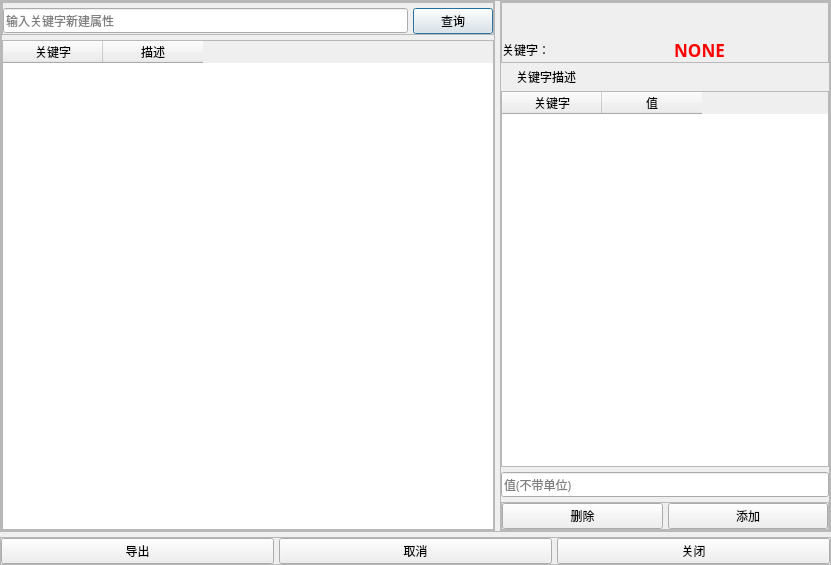
<?xml version="1.0" encoding="UTF-8"?>
<ui version="4.0">
 <class>Dialog</class>
 <widget class="QDialog" name="Dialog">
  <property name="geometry">
   <rect>
    <x>0</x>
    <y>0</y>
    <width>831</width>
    <height>565</height>
   </rect>
  </property>
  <property name="windowTitle">
   <string>Dialog</string>
  </property>
  <layout class="QVBoxLayout" name="verticalLayout">
   <property name="spacing">
    <number>5</number>
   </property>
   <property name="leftMargin">
    <number>0</number>
   </property>
   <property name="topMargin">
    <number>0</number>
   </property>
   <property name="rightMargin">
    <number>0</number>
   </property>
   <property name="bottomMargin">
    <number>0</number>
   </property>
   <item>
    <widget class="QFrame" name="frame">
     <property name="font">
      <font>
       <family>微软雅黑</family>
      </font>
     </property>
     <property name="frameShape">
      <enum>QFrame::StyledPanel</enum>
     </property>
     <property name="frameShadow">
      <enum>QFrame::Raised</enum>
     </property>
     <layout class="QHBoxLayout" name="horizontalLayout_2" stretch="3,2">
      <property name="spacing">
       <number>5</number>
      </property>
      <property name="leftMargin">
       <number>0</number>
      </property>
      <property name="topMargin">
       <number>0</number>
      </property>
      <property name="rightMargin">
       <number>0</number>
      </property>
      <property name="bottomMargin">
       <number>0</number>
      </property>
      <item>
       <widget class="QFrame" name="frame_3">
        <property name="font">
         <font>
          <family>微软雅黑</family>
         </font>
        </property>
        <property name="frameShape">
         <enum>QFrame::StyledPanel</enum>
        </property>
        <property name="frameShadow">
         <enum>QFrame::Raised</enum>
        </property>
        <layout class="QVBoxLayout" name="verticalLayout_2">
         <property name="spacing">
          <number>5</number>
         </property>
         <property name="leftMargin">
          <number>0</number>
         </property>
         <property name="topMargin">
          <number>0</number>
         </property>
         <property name="rightMargin">
          <number>0</number>
         </property>
         <property name="bottomMargin">
          <number>0</number>
         </property>
         <item>
          <widget class="QFrame" name="frame_5">
           <property name="font">
            <font>
             <family>微软雅黑</family>
            </font>
           </property>
           <property name="frameShape">
            <enum>QFrame::StyledPanel</enum>
           </property>
           <property name="frameShadow">
            <enum>QFrame::Raised</enum>
           </property>
           <layout class="QHBoxLayout" name="horizontalLayout">
            <property name="spacing">
             <number>5</number>
            </property>
            <property name="leftMargin">
             <number>0</number>
            </property>
            <property name="topMargin">
             <number>5</number>
            </property>
            <property name="rightMargin">
             <number>0</number>
            </property>
            <property name="bottomMargin">
             <number>0</number>
            </property>
            <item>
             <widget class="QLineEdit" name="query_edit">
              <property name="font">
               <font>
                <family>微软雅黑</family>
               </font>
              </property>
              <property name="placeholderText">
               <string>输入关键字新建属性</string>
              </property>
             </widget>
            </item>
            <item>
             <widget class="QPushButton" name="query">
              <property name="font">
               <font>
                <family>微软雅黑</family>
               </font>
              </property>
              <property name="text">
               <string>查询</string>
              </property>
             </widget>
            </item>
           </layout>
          </widget>
         </item>
         <item>
          <widget class="QTableWidget" name="query_results">
           <property name="styleSheet">
            <string notr="true"/>
           </property>
           <column>
            <property name="text">
             <string>关键字</string>
            </property>
           </column>
           <column>
            <property name="text">
             <string>描述</string>
            </property>
           </column>
          </widget>
         </item>
        </layout>
       </widget>
      </item>
      <item>
       <widget class="QFrame" name="frame_2">
        <property name="font">
         <font>
          <family>微软雅黑</family>
         </font>
        </property>
        <property name="frameShape">
         <enum>QFrame::StyledPanel</enum>
        </property>
        <property name="frameShadow">
         <enum>QFrame::Raised</enum>
        </property>
        <layout class="QVBoxLayout" name="verticalLayout_4">
         <property name="spacing">
          <number>5</number>
         </property>
         <property name="leftMargin">
          <number>0</number>
         </property>
         <property name="topMargin">
          <number>0</number>
         </property>
         <property name="rightMargin">
          <number>0</number>
         </property>
         <property name="bottomMargin">
          <number>0</number>
         </property>
         <item>
          <widget class="QFrame" name="frame_6">
           <property name="font">
            <font>
             <family>微软雅黑</family>
            </font>
           </property>
           <property name="frameShape">
            <enum>QFrame::StyledPanel</enum>
           </property>
           <property name="frameShadow">
            <enum>QFrame::Raised</enum>
           </property>
           <layout class="QHBoxLayout" name="horizontalLayout_5" stretch="1,4">
            <property name="spacing">
             <number>5</number>
            </property>
            <property name="leftMargin">
             <number>0</number>
            </property>
            <property name="topMargin">
             <number>35</number>
            </property>
            <property name="rightMargin">
             <number>0</number>
            </property>
            <property name="bottomMargin">
             <number>0</number>
            </property>
            <item>
             <widget class="QLabel" name="label">
              <property name="text">
               <string>关键字：</string>
              </property>
             </widget>
            </item>
            <item>
             <widget class="QLabel" name="key">
              <property name="font">
               <font>
                <family>微软雅黑</family>
                <pointsize>13</pointsize>
                <bold>true</bold>
               </font>
              </property>
              <property name="styleSheet">
               <string notr="true">color: rgb(255, 0, 0);</string>
              </property>
              <property name="text">
               <string>NONE</string>
              </property>
              <property name="scaledContents">
               <bool>false</bool>
              </property>
              <property name="alignment">
               <set>Qt::AlignCenter</set>
              </property>
             </widget>
            </item>
           </layout>
          </widget>
         </item>
         <item>
          <widget class="QLabel" name="key_details">
           <property name="text">
            <string>关键字描述</string>
           </property>
           <property name="wordWrap">
            <bool>true</bool>
           </property>
           <property name="margin">
            <number>0</number>
           </property>
           <property name="indent">
            <number>15</number>
           </property>
          </widget>
         </item>
         <item>
          <widget class="QTableWidget" name="property_used">
           <property name="styleSheet">
            <string notr="true"/>
           </property>
           <column>
            <property name="text">
             <string>关键字</string>
            </property>
           </column>
           <column>
            <property name="text">
             <string>值</string>
            </property>
           </column>
          </widget>
         </item>
         <item>
          <widget class="QLineEdit" name="value">
           <property name="font">
            <font>
             <family>微软雅黑</family>
            </font>
           </property>
           <property name="placeholderText">
            <string>值(不带单位)</string>
           </property>
          </widget>
         </item>
         <item>
          <widget class="QFrame" name="frame_7">
           <property name="font">
            <font>
             <family>微软雅黑</family>
            </font>
           </property>
           <property name="frameShape">
            <enum>QFrame::StyledPanel</enum>
           </property>
           <property name="frameShadow">
            <enum>QFrame::Raised</enum>
           </property>
           <layout class="QHBoxLayout" name="horizontalLayout_4">
            <property name="spacing">
             <number>5</number>
            </property>
            <property name="leftMargin">
             <number>0</number>
            </property>
            <property name="topMargin">
             <number>0</number>
            </property>
            <property name="rightMargin">
             <number>0</number>
            </property>
            <property name="bottomMargin">
             <number>0</number>
            </property>
            <item>
             <widget class="QPushButton" name="delete_property">
              <property name="font">
               <font>
                <family>微软雅黑</family>
               </font>
              </property>
              <property name="text">
               <string>删除</string>
              </property>
             </widget>
            </item>
            <item>
             <widget class="QPushButton" name="add_property">
              <property name="font">
               <font>
                <family>微软雅黑</family>
               </font>
              </property>
              <property name="text">
               <string>添加</string>
              </property>
             </widget>
            </item>
           </layout>
          </widget>
         </item>
        </layout>
       </widget>
      </item>
     </layout>
    </widget>
   </item>
   <item>
    <widget class="QFrame" name="frame_4">
     <property name="font">
      <font>
       <family>微软雅黑</family>
      </font>
     </property>
     <property name="frameShape">
      <enum>QFrame::StyledPanel</enum>
     </property>
     <property name="frameShadow">
      <enum>QFrame::Raised</enum>
     </property>
     <layout class="QHBoxLayout" name="horizontalLayout_3">
      <property name="spacing">
       <number>5</number>
      </property>
      <property name="leftMargin">
       <number>0</number>
      </property>
      <property name="topMargin">
       <number>0</number>
      </property>
      <property name="rightMargin">
       <number>0</number>
      </property>
      <property name="bottomMargin">
       <number>0</number>
      </property>
      <item>
       <widget class="QPushButton" name="export_keys">
        <property name="font">
         <font>
          <family>微软雅黑</family>
         </font>
        </property>
        <property name="text">
         <string>导出</string>
        </property>
       </widget>
      </item>
      <item>
       <widget class="QPushButton" name="cancel">
        <property name="font">
         <font>
          <family>微软雅黑</family>
         </font>
        </property>
        <property name="text">
         <string>取消</string>
        </property>
       </widget>
      </item>
      <item>
       <widget class="QPushButton" name="confirm">
        <property name="font">
         <font>
          <family>微软雅黑</family>
         </font>
        </property>
        <property name="text">
         <string>关闭</string>
        </property>
       </widget>
      </item>
     </layout>
    </widget>
   </item>
  </layout>
 </widget>
 <resources/>
 <connections/>
</ui>
